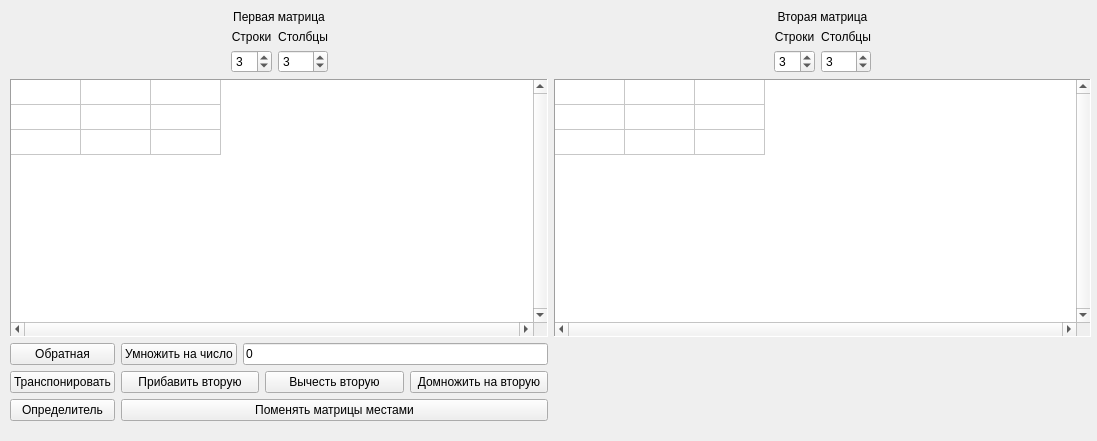
<?xml version="1.0" encoding="UTF-8"?>
<ui version="4.0">
 <class>Window</class>
 <widget class="QWidget" name="Window">
  <property name="geometry">
   <rect>
    <x>0</x>
    <y>0</y>
    <width>1097</width>
    <height>441</height>
   </rect>
  </property>
  <property name="windowTitle">
   <string>Матричный калькулятор</string>
  </property>
  <widget class="QWidget" name="gridLayoutWidget_2">
   <property name="geometry">
    <rect>
     <x>10</x>
     <y>10</y>
     <width>1081</width>
     <height>411</height>
    </rect>
   </property>
   <layout class="QGridLayout" name="firstMatrixLayout">
    <item row="0" column="0">
     <widget class="QLabel" name="label_3">
      <property name="text">
       <string>Первая матрица</string>
      </property>
      <property name="alignment">
       <set>Qt::AlignCenter</set>
      </property>
     </widget>
    </item>
    <item row="2" column="0">
     <widget class="QTableWidget" name="firstMatrix">
      <property name="enabled">
       <bool>true</bool>
      </property>
      <property name="layoutDirection">
       <enum>Qt::LeftToRight</enum>
      </property>
      <property name="autoFillBackground">
       <bool>false</bool>
      </property>
      <property name="frameShape">
       <enum>QFrame::Panel</enum>
      </property>
      <property name="frameShadow">
       <enum>QFrame::Sunken</enum>
      </property>
      <property name="verticalScrollBarPolicy">
       <enum>Qt::ScrollBarAlwaysOn</enum>
      </property>
      <property name="horizontalScrollBarPolicy">
       <enum>Qt::ScrollBarAlwaysOn</enum>
      </property>
      <property name="sizeAdjustPolicy">
       <enum>QAbstractScrollArea::AdjustIgnored</enum>
      </property>
      <property name="autoScroll">
       <bool>true</bool>
      </property>
      <property name="editTriggers">
       <set>QAbstractItemView::AnyKeyPressed|QAbstractItemView::DoubleClicked|QAbstractItemView::EditKeyPressed|QAbstractItemView::SelectedClicked</set>
      </property>
      <property name="alternatingRowColors">
       <bool>false</bool>
      </property>
      <property name="showGrid">
       <bool>true</bool>
      </property>
      <property name="gridStyle">
       <enum>Qt::SolidLine</enum>
      </property>
      <property name="sortingEnabled">
       <bool>false</bool>
      </property>
      <property name="wordWrap">
       <bool>false</bool>
      </property>
      <property name="rowCount">
       <number>3</number>
      </property>
      <property name="columnCount">
       <number>3</number>
      </property>
      <attribute name="horizontalHeaderVisible">
       <bool>false</bool>
      </attribute>
      <attribute name="horizontalHeaderCascadingSectionResizes">
       <bool>false</bool>
      </attribute>
      <attribute name="horizontalHeaderMinimumSectionSize">
       <number>50</number>
      </attribute>
      <attribute name="horizontalHeaderDefaultSectionSize">
       <number>70</number>
      </attribute>
      <attribute name="horizontalHeaderHighlightSections">
       <bool>true</bool>
      </attribute>
      <attribute name="verticalHeaderVisible">
       <bool>false</bool>
      </attribute>
      <attribute name="verticalHeaderCascadingSectionResizes">
       <bool>false</bool>
      </attribute>
      <attribute name="verticalHeaderDefaultSectionSize">
       <number>25</number>
      </attribute>
      <attribute name="verticalHeaderShowSortIndicator" stdset="0">
       <bool>false</bool>
      </attribute>
      <row/>
      <row/>
      <row/>
      <column/>
      <column/>
      <column/>
     </widget>
    </item>
    <item row="2" column="1">
     <widget class="QTableWidget" name="secondMatrix">
      <property name="enabled">
       <bool>true</bool>
      </property>
      <property name="layoutDirection">
       <enum>Qt::LeftToRight</enum>
      </property>
      <property name="autoFillBackground">
       <bool>false</bool>
      </property>
      <property name="frameShape">
       <enum>QFrame::Panel</enum>
      </property>
      <property name="frameShadow">
       <enum>QFrame::Sunken</enum>
      </property>
      <property name="verticalScrollBarPolicy">
       <enum>Qt::ScrollBarAlwaysOn</enum>
      </property>
      <property name="horizontalScrollBarPolicy">
       <enum>Qt::ScrollBarAlwaysOn</enum>
      </property>
      <property name="sizeAdjustPolicy">
       <enum>QAbstractScrollArea::AdjustIgnored</enum>
      </property>
      <property name="autoScroll">
       <bool>true</bool>
      </property>
      <property name="editTriggers">
       <set>QAbstractItemView::AnyKeyPressed|QAbstractItemView::DoubleClicked|QAbstractItemView::EditKeyPressed|QAbstractItemView::SelectedClicked</set>
      </property>
      <property name="alternatingRowColors">
       <bool>false</bool>
      </property>
      <property name="showGrid">
       <bool>true</bool>
      </property>
      <property name="gridStyle">
       <enum>Qt::SolidLine</enum>
      </property>
      <property name="sortingEnabled">
       <bool>false</bool>
      </property>
      <property name="wordWrap">
       <bool>false</bool>
      </property>
      <property name="rowCount">
       <number>3</number>
      </property>
      <property name="columnCount">
       <number>3</number>
      </property>
      <attribute name="horizontalHeaderVisible">
       <bool>false</bool>
      </attribute>
      <attribute name="horizontalHeaderCascadingSectionResizes">
       <bool>false</bool>
      </attribute>
      <attribute name="horizontalHeaderMinimumSectionSize">
       <number>50</number>
      </attribute>
      <attribute name="horizontalHeaderDefaultSectionSize">
       <number>70</number>
      </attribute>
      <attribute name="horizontalHeaderHighlightSections">
       <bool>true</bool>
      </attribute>
      <attribute name="verticalHeaderVisible">
       <bool>false</bool>
      </attribute>
      <attribute name="verticalHeaderCascadingSectionResizes">
       <bool>false</bool>
      </attribute>
      <attribute name="verticalHeaderDefaultSectionSize">
       <number>25</number>
      </attribute>
      <attribute name="verticalHeaderShowSortIndicator" stdset="0">
       <bool>false</bool>
      </attribute>
      <row/>
      <row/>
      <row/>
      <column/>
      <column/>
      <column/>
     </widget>
    </item>
    <item row="3" column="0">
     <layout class="QGridLayout" name="firstMatrixOperations">
      <item row="2" column="0">
       <widget class="QPushButton" name="pushButton_det">
        <property name="text">
         <string>Определитель</string>
        </property>
       </widget>
      </item>
      <item row="0" column="0">
       <widget class="QPushButton" name="pushButton_inver">
        <property name="text">
         <string>Обратная</string>
        </property>
       </widget>
      </item>
      <item row="0" column="2">
       <layout class="QHBoxLayout" name="firstMatrixScalar">
        <item>
         <widget class="QPushButton" name="pushButton_scalarmul">
          <property name="text">
           <string>Умножить на число</string>
          </property>
         </widget>
        </item>
        <item>
         <widget class="QLineEdit" name="scalar_value">
          <property name="text">
           <string>0</string>
          </property>
         </widget>
        </item>
       </layout>
      </item>
      <item row="1" column="0">
       <widget class="QPushButton" name="pushButton_transpose">
        <property name="text">
         <string>Транспонировать</string>
        </property>
       </widget>
      </item>
      <item row="2" column="2">
       <widget class="QPushButton" name="pushButton_swapMat">
        <property name="text">
         <string>Поменять матрицы местами</string>
        </property>
       </widget>
      </item>
      <item row="1" column="2">
       <layout class="QHBoxLayout" name="horizontalLayout">
        <item>
         <widget class="QPushButton" name="pushButton_addMat">
          <property name="text">
           <string>Прибавить вторую</string>
          </property>
         </widget>
        </item>
        <item>
         <widget class="QPushButton" name="pushButton_subMat">
          <property name="text">
           <string>Вычесть вторую</string>
          </property>
         </widget>
        </item>
        <item>
         <widget class="QPushButton" name="pushButton_mulMat">
          <property name="text">
           <string>Домножить на вторую</string>
          </property>
         </widget>
        </item>
       </layout>
      </item>
     </layout>
    </item>
    <item row="1" column="0">
     <layout class="QGridLayout" name="firstMatrix_props_gridLayout">
      <item row="1" column="2">
       <widget class="QSpinBox" name="column_spinbox">
        <property name="value">
         <number>3</number>
        </property>
       </widget>
      </item>
      <item row="1" column="1">
       <widget class="QSpinBox" name="rows_spinBox">
        <property name="value">
         <number>3</number>
        </property>
       </widget>
      </item>
      <item row="0" column="2">
       <widget class="QLabel" name="label_2">
        <property name="text">
         <string>Столбцы</string>
        </property>
        <property name="alignment">
         <set>Qt::AlignBottom|Qt::AlignHCenter</set>
        </property>
       </widget>
      </item>
      <item row="0" column="1">
       <widget class="QLabel" name="label">
        <property name="text">
         <string>Строки</string>
        </property>
        <property name="alignment">
         <set>Qt::AlignBottom|Qt::AlignHCenter</set>
        </property>
       </widget>
      </item>
      <item row="1" column="0">
       <spacer name="horizontalSpacer_2">
        <property name="orientation">
         <enum>Qt::Horizontal</enum>
        </property>
        <property name="sizeHint" stdset="0">
         <size>
          <width>40</width>
          <height>20</height>
         </size>
        </property>
       </spacer>
      </item>
      <item row="1" column="3">
       <spacer name="horizontalSpacer">
        <property name="orientation">
         <enum>Qt::Horizontal</enum>
        </property>
        <property name="sizeHint" stdset="0">
         <size>
          <width>40</width>
          <height>20</height>
         </size>
        </property>
       </spacer>
      </item>
     </layout>
    </item>
    <item row="0" column="1">
     <widget class="QLabel" name="label_10">
      <property name="text">
       <string>Вторая матрица</string>
      </property>
      <property name="alignment">
       <set>Qt::AlignCenter</set>
      </property>
     </widget>
    </item>
    <item row="1" column="1">
     <layout class="QGridLayout" name="firstMatrix_props_gridLayout_4">
      <item row="1" column="2">
       <widget class="QSpinBox" name="column_spinbox_4">
        <property name="value">
         <number>3</number>
        </property>
       </widget>
      </item>
      <item row="1" column="1">
       <widget class="QSpinBox" name="rows_spinBox_4">
        <property name="value">
         <number>3</number>
        </property>
       </widget>
      </item>
      <item row="0" column="2">
       <widget class="QLabel" name="label_11">
        <property name="text">
         <string>Столбцы</string>
        </property>
        <property name="alignment">
         <set>Qt::AlignBottom|Qt::AlignHCenter</set>
        </property>
       </widget>
      </item>
      <item row="0" column="1">
       <widget class="QLabel" name="label_12">
        <property name="text">
         <string>Строки</string>
        </property>
        <property name="alignment">
         <set>Qt::AlignBottom|Qt::AlignHCenter</set>
        </property>
       </widget>
      </item>
      <item row="1" column="0">
       <spacer name="horizontalSpacer_10">
        <property name="orientation">
         <enum>Qt::Horizontal</enum>
        </property>
        <property name="sizeHint" stdset="0">
         <size>
          <width>40</width>
          <height>20</height>
         </size>
        </property>
       </spacer>
      </item>
      <item row="1" column="3">
       <spacer name="horizontalSpacer_11">
        <property name="orientation">
         <enum>Qt::Horizontal</enum>
        </property>
        <property name="sizeHint" stdset="0">
         <size>
          <width>40</width>
          <height>20</height>
         </size>
        </property>
       </spacer>
      </item>
     </layout>
    </item>
    <item row="3" column="1">
     <layout class="QVBoxLayout" name="verticalLayout"/>
    </item>
   </layout>
  </widget>
 </widget>
 <resources/>
 <connections/>
</ui>
